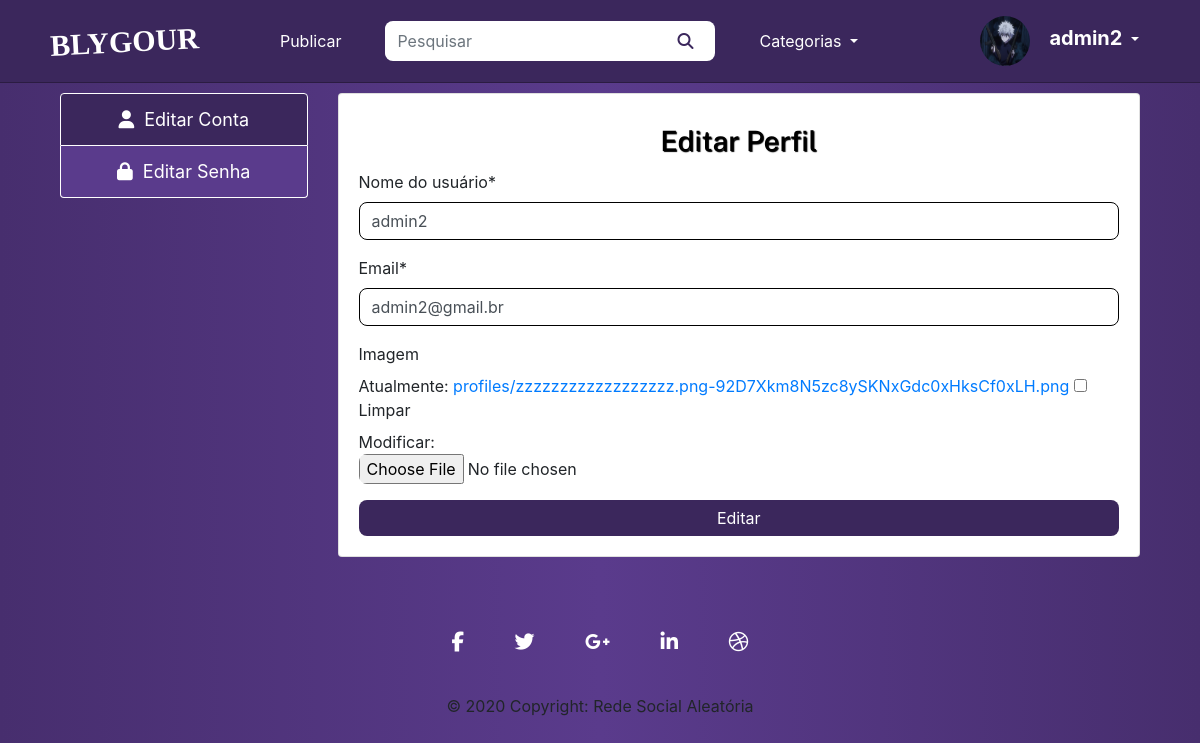
Screenshot of /users/settings/ (signed in) with the database file from the repository.
### users/models.py (models this page shows, shortened)
class User(AbstractUser, PermissionsMixin):
    username = models.CharField('Nome do usuário', max_length=30, unique=True)
    email = models.EmailField('Email', unique=True)
    profile_picture = models.ImageField(upload_to = get_file_path, verbose_name='Imagem', null=True, blank=True)
    is_active = models.BooleanField('Está Ativo?', blank=True, default=True)
    is_staff = models.BooleanField('É da equipe?', blank=True, default=False)
    is_superuser = models.BooleanField('É super Usuário?', blank=True, default=False)
    date_joined = models.DateField('Data de Entrada', auto_now_add=True)
    first_name = None
    last_name = None
    objects = UserManager()
    USERNAME_FIELD = 'username'
    REQUIRED_FIELDS = ['email']
    def __str__(self):
        return self.username
    class Meta:
        verbose_name = 'Usuário'
        verbose_name_plural = 'Usuários'

### users/views.py (the view)
# urls.py: path('settings/', views.edit_account, name="edit_account"),
@login_required
def edit_account(request):
    template_name = 'users/edit_account.html'
    context = {}
    if request.method == 'POST':
        form = SettingsAccountForm(request.POST, request.FILES, instance=request.user)
        if form.is_valid():
            form.save()
            form = SettingsAccountForm(instance=request.user)
            messages.success(request, 'Conta Editada com Sucesso')
    else:
        form = SettingsAccountForm(instance=request.user)
    context['form'] = form
    return render(request, template_name, context)

### users/forms.py
class SettingsAccountForm(forms.ModelForm):
    class Meta:
        model = User
        fields = ['username', 'email','profile_picture']

### users/templates/users/edit_account.html (shortened to what this page needs)
{% extends 'base.html' %}
{% load static %}
{% load crispy_forms_tags %}
{% block styles %}
    <link rel="stylesheet" href="{% static 'css/settings.css' %}">
{% endblock styles %}
{% block content %}
    <div class="container">
        <div class="row">
            <div class="col-sm-12 col-md-3 settings-menu">
                <ul class="list-group">
                    <a href="{% url 'users:edit_account' %}" class="list-group-item list-group-item-action active">
                        <i class="fas fa-user"></i>Editar Conta
                    </a>
                    <a href="{% url 'users:edit_password' %}" class="list-group-item list-group-item-action">
                        <i class="fas fa-lock"></i>Editar Senha
                    </a>
                </ul>
            </div>
            <div class="col-sm-12 col-md-9">
                <div class="card auth-card">
                    <div class="card-body">
                        <h3 class="card-title text-center" style="color:black">Editar Perfil</h3>
                        <form method="POST" enctype='multipart/form-data'>
                            {{ form|crispy }}
                            <button type="submit" class="btn btn-block btn-submit">Editar</button>
                        </form>
                    </div>
                </div>
            </div>
        </div>
    </div>
{% endblock content %}

### posts/templates/base.html (shortened to what this page needs)
{% load static %}
<!DOCTYPE html>
<html lang="pt_br">
    <head>
        <link rel="stylesheet" href="https://stackpath.bootstrapcdn.com/bootstrap/4.5.0/css/bootstrap.min.css">
        <link rel="stylesheet" href="{% static 'css/style.css' %}">
        {% block styles %}{% endblock styles %}
        <link rel="stylesheet" href="{% static 'css/responsive.css' %}">
    </head>
    <body>
        <nav class="navbar navbar-expand-lg">
            <div class="container">
                <a class="navbar-nav blygour" href="{% url 'posts:posts-list' %}">BLYGOUR</a>
                <div class="collapse navbar-collapse" id="navbarSupportedContent">
                    <ul class="navbar-nav mr-auto">
                        {% if user.is_authenticated%}
                            <li class="nav-item button-post">
                                <a class="nav-link" href="{% url 'posts:add-post' %}">Publicar</a>
                            </li>
                        {% else %}
                            <li class="nav-item">
                                <a class="nav-link disabled" href="#" tabindex="-1" aria-disabled="true">Publicar</a>
                            </li>
                        {% endif %}
                        <form action="{% url 'posts:posts-list' %}" class="form-inline my-2 my-lg-0 form-search" method='GET'>
                            <input class="form-control mr-sm-2" type="search" placeholder="Pesquisar" aria-label="Titulo " id="search-input" ,="," name="search" value="{{ request.GET.search }}">
                            <button class="btn button-search search-button" type="submit">
                                <i class="fas fa-search" id="search-icon"></i>
                            </button>
                        </form>
                        <li class="nav-item dropdown">
                            <a class="nav-link dropdown-toggle" href="#" id="navbarDropdown" role="button" data-toggle="dropdown" aria-haspopup="true" aria-expanded="false">
                                Categorias
                            </a>
                        </li>
                    </ul>
                    <ul class="navbar-nav mr-2">
                        {% if user.is_authenticated%}
                            <li class="nav-item dropdown">
                                <a class="nav-link dropdown-toggle" href="#" id="navbarDropdown" role="button" data-toggle="dropdown" aria-haspopup="true" aria-expanded="false">
                                    {% if user.profile_picture %}
                                        <img class='user-picture' src="/media/{{ request.user.profile_picture }}" alt="Profile Picture {{ request.user }}">
                                        <span class="dropdown-perfil">{{ request.user }}</span>
                                    {% else %}
                                        <img class='user-picture' src="/media/profiles/avatar.png" alt="Default profile picture">
                                        <span class="dropdown-perfil">{{ request.user }}</span>
                                    {% endif %}
                                </a>
                            </li>
                        {% else %}
                            <li class="nav-item">
                                <a class="nav-link" href="{% url 'login' %}">Login</a>
                            </li>
                        {% endif %}
                    </ul>
                </div>
            </div>
        </nav>
        <div class="container conteudo">
            {% block content %}{% endblock content %}
            {% block pagination %}
                <nav class='pages'>
                </nav>
            {% endblock pagination %}
        </div>
        <footer class="page-footer font-small special-color-dark pt-4">
            <div class="container">
                <ul class="list-unstyled list-inline text-center">
                    <li class="list-inline-item">
                        <a class="btn-floating btn-fb mx-1 fa-lg" href='#'>
                            <i class="fab fa-facebook-f"></i>
                        </a>
                    </li>
                    <li class="list-inline-item">
                        <a class="btn-floating btn-tw mx-1 fa-lg" href='#'>
                            <i class="fab fa-twitter"></i>
                        </a>
                    </li>
                    <li class="list-inline-item">
                        <a class="btn-floating btn-gplus mx-1 fa-lg" href='#'>
                            <i class="fab fa-google-plus-g"></i>
                        </a>
                    </li>
                    <li class="list-inline-item">
                        <a class="btn-floating btn-li mx-1 fa-lg" href='#'>
                            <i class="fab fa-linkedin-in"></i>
                        </a>
                    </li>
                    <li class="list-inline-item">
                        <a class="btn-floating btn-dribbble mx-1 fa-lg" href='#'>
                            <i class="fab fa-dribbble"></i>
                        </a>
                    </li>
                </ul>
            </div>
            <div class="footer-copyright text-center py-3">© 2020 Copyright:
                <a>
                    Rede Social Aleatória</a>
            </div>
        </footer>
    </body>
</html>

### posts/static/css/style.css (style rules this page uses)
:root { --roxo-principal: #3B275C; --roxo-escuro: #241838; --roxo-claro: #5A3B8C; }
body { background-image: linear-gradient(to right, #472E6E, #5A3B8C, #472E6E); }
h1, h2, h3, h4, h5, h6, p { color: white; font-family: 'Public Sans', sans-serif; text-shadow: 1px 1px 1px black; }
a, a:hover, a:focus { text-decoration: none; }
input, input:hover, input:focus, .btn, .btn:hover, .btn:focus, .form-control, .form-control:hover, .form-control:focus { box-shadow: none; border: none; outline: none; border-radius: 8px; }
.navbar.navbar-expand-lg { background-color: var(--roxo-principal); border-bottom: 1px solid #2B1C42; }
.form-search { border-radius: 8px; background-color: white; }
.search-button { color: var(--roxo-principal); }
.navbar-nav.mr-auto li, .navbar-nav.mr-auto form { margin: 0 18px; }
.navbar.navbar-expand-lg img.user-picture { height: 50px; width: 50px; border-radius: 50vh; margin-right: 15px; }
.navbar.navbar-expand-lg .dropdown-perfil { font-size: 20px; font-weight: bold; }
.navbar.navbar-expand-lg .navbar-nav.blygour { font-family: Georgia, 'Times New Roman', Times, serif; transform: rotate(-3deg); font-size: 30px; font-weight: bold; padding: 5px; margin-right: 50px; }
.navbar a { color: white; }
.conteudo { margin-top: 10px; }
.text-center { margin-top: 10px; }
nav.pages { margin-top: 15px; display: flex; align-items: center; justify-content: center; }
.list-inline-item a { padding: 5px; transition: 0.8s ease; border-radius: 8px; }
.list-inline-item i { color: white; margin: 10px; -webkit-transition: 0.5s ease-in; -moz-transition: 0.5s ease-in; -o-transition: 0.5s ease-in; transition: 0.5s ease-in; }

### posts/static/css/settings.css (style rules this page uses)
.fas { margin-right: 10px; }
.settings-menu { margin-bottom: 10px; }
.list-group-item, .list-group-item:focus { font-size: min(18px, 3vw); border: 1px solid white; background-color: #5A3B8C; color: white; text-align: center; }
.list-group-item.active { background: var(--roxo-principal); border: 1px solid white; }
input[type='text'], input[type='email'], input[type='password'] { box-shadow: none; border: 1px solid black; }
.btn-submit { background-color: var(--roxo-principal); color: white; }

### rows the page displays
User: user.profile_picture (picture), user "admin2", username "admin2", email "admin2@gmail.br"
